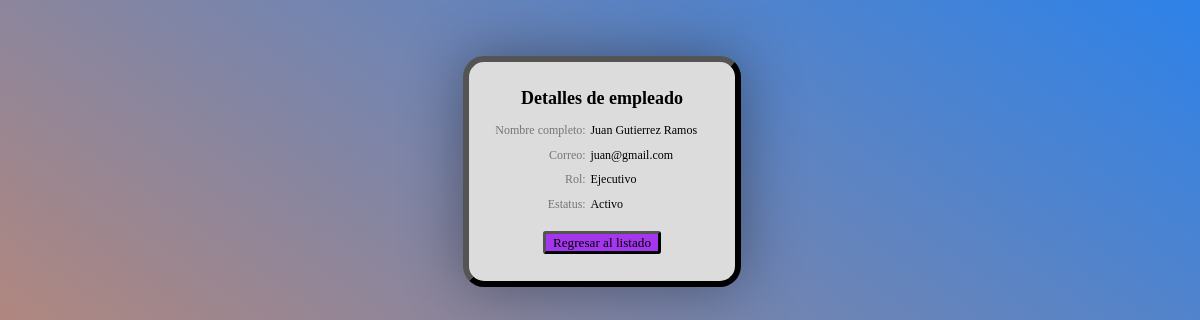
The app's page /B4/Administrador/empleados_detalles.php?id=2, older data.
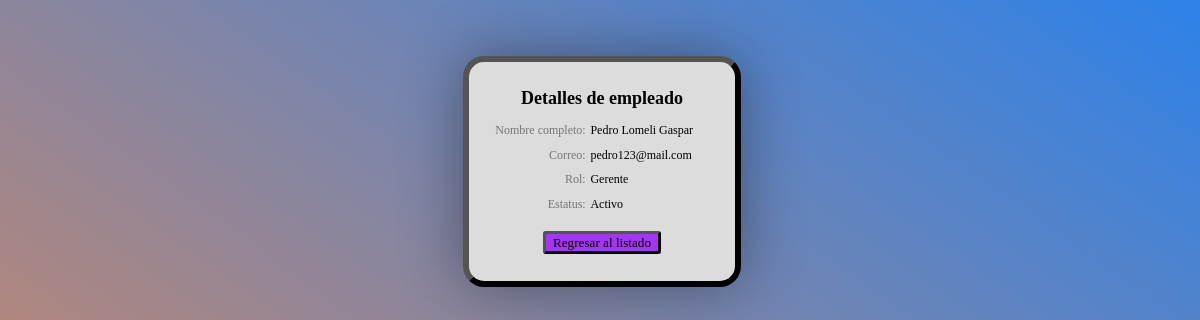
The same page, newer data.
### tables this page shows
CREATE TABLE `empleados` (
  `id` int(11) NOT NULL,
  `nombre` varchar(128) NOT NULL,
  `apellidos` varchar(128) NOT NULL,
  `correo` varchar(128) NOT NULL,
  `pass` varchar(32) NOT NULL,
  `rol` int(1) NOT NULL,
  `archivo_n` varchar(255) NOT NULL,
  `archivo` varchar(128) NOT NULL,
  `status` int(1) NOT NULL DEFAULT 1,
  `eliminado` int(1) NOT NULL DEFAULT 0
);

### B4/Administrador/empleados_detalles.php (the view, shortened to what this page needs)
<?php
    $con = conecta();
    $id = $_REQUEST['id'];
?>
<html>
    <head>
        <link href="./css/style_detallesEmpleado.css?v=<?php echo time(); ?>" rel="stylesheet" type="text/css">
    </head>
    <body>
        <br><br><br>
        <div id="contenedor">
            <h1>Detalles de empleado</h1>
            <?php
                $sql = "SELECT * FROM empleados
                WHERE id = $id AND eliminado = 0";
                $res = $con->query($sql);
                if ($row = $res->fetch_array()) {
                        $nombre = $row["nombre"];
                        $apellidos = $row["apellidos"];
                        $correo = $row["correo"];
                        $estatus = $row["status"]==0?"Inactivo":"Activo";
                        if ($row["rol"] == 1){
                            $rol = "Gerente";
                        }elseif ($row["rol"] == 2){
                            $rol = "Ejecutivo";
                        }
                        echo "
                        <div id='data'>
                            <div id='etiqueta'>Nombre completo: </div>
                            <div id='info'>$nombre $apellidos</div>
                        </div>
                        <div id='data'>
                            <div id='etiqueta'>Correo: </div>
                            <div id='info'>$correo</div>
                        </div>
                        <div id='data'>
                            <div id='etiqueta'>Rol: </div>
                            <div id='info'>$rol</div>
                        </div>
                        <div id='data'>
                            <div id='etiqueta'>Estatus: </div>
                            <div id='info'>$estatus</div>
                        </div>";
                } else {
                    echo "No se encontraron resultados para la ID deseado";
                }
            ?>
            <br>
            <a class="opciones" id="regresar" href="./empleados_lista.php">Regresar al listado</a> <br><br>
        </div>
    </body>
</html>

Row changes from the older to the newer data that the page shows:
changed empleados "Activo": nombre "Juan" → "Pedro"; apellidos "Gutierrez Ramos" → "Lomeli Gaspar"; correo "juan@gmail.com" → "pedro123@mail.com"; rol "Ejecutivo" → "Gerente"
